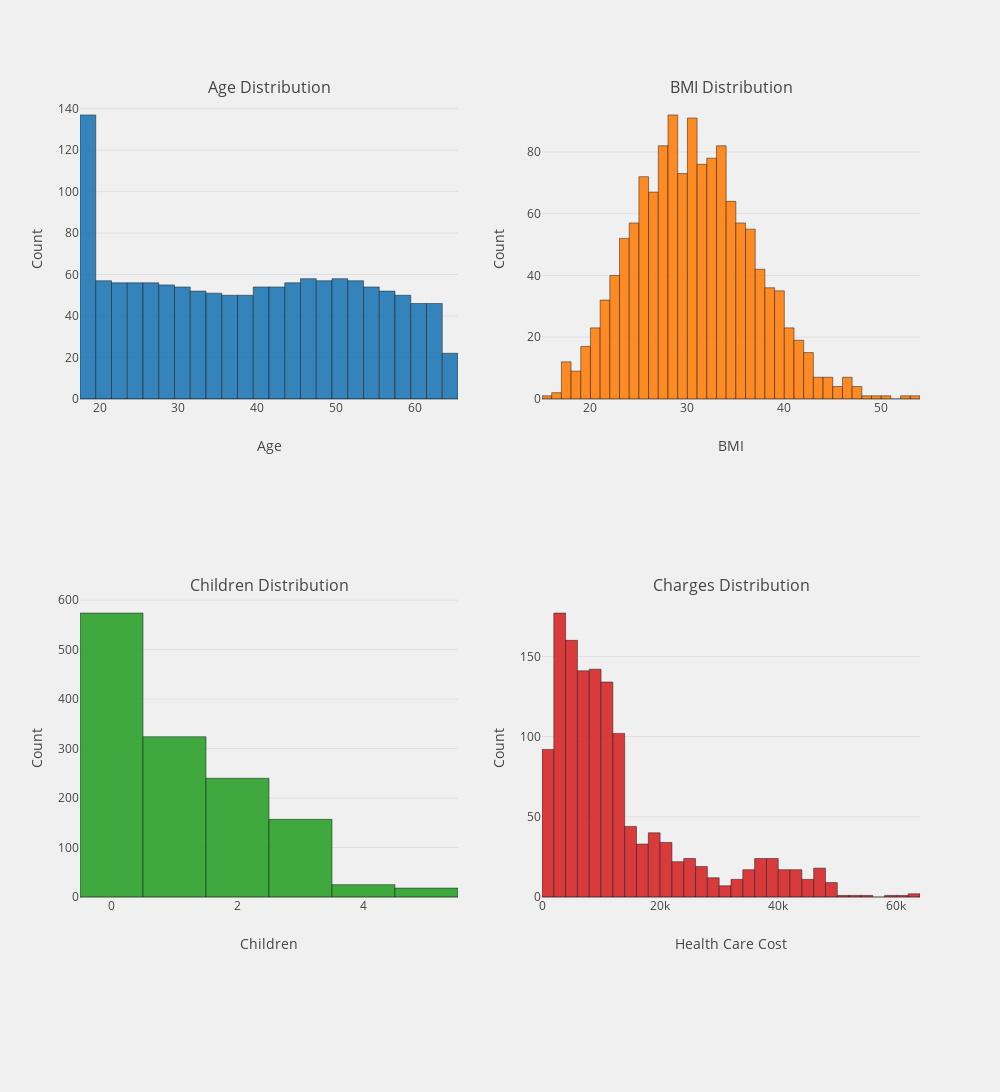

Write notebook code for a chart like this one.
### Markdown cell above
### 4.1 Distribution of age, bmi, children, charges

### Code cell
# function to plot histogram for a given column
def hist_plot(column,norm):
    
    trace = go.Histogram(x=medical[column],
                         histnorm = norm,
                         name = column,
                         marker = dict(line = dict(color="black", width=0.5)),
                         opacity = 0.9
                        )
    return trace

#subplots
fig = tls.make_subplots(rows=2, cols=2, subplot_titles = ('Age Distribution',
                                                                          'BMI Distribution',
                                                                           'Children Distribution',
                                                                            'Charges Distribution'
                                                                             )
                            )
                    
fig.append_trace(hist_plot("age",''),1,1)
fig.append_trace(hist_plot("bmi",''),1,2)
fig.append_trace(hist_plot("children",''),2,1)
fig.append_trace(hist_plot("charges",''),2,2)

fig["layout"].update(showlegend=False,
                         autosize = False,height = 1200,width = 1000,
                         plot_bgcolor = 'rgba(240,240,240, 0.95)',
                         paper_bgcolor = 'rgba(240,240,240, 0.95)',
                         margin = dict(b = 195))
                                               
fig["layout"]["xaxis1"].update(dict(title="Age"))
fig["layout"]["yaxis1"].update(dict(title="Count"))
fig["layout"]["xaxis2"].update(dict(title="BMI"))
fig["layout"]["yaxis2"].update(dict(title="Count"))
fig["layout"]["xaxis3"].update(dict(title="Children"))
fig["layout"]["yaxis3"].update(dict(title="Count"))
fig["layout"]["xaxis4"].update(dict(title="Health Care Cost"))
fig["layout"]["yaxis4"].update(dict(title="Count"))


py.iplot(fig)

### Figure 1 — Plotly figure (JSON) as saved in the notebook; plotly's stock layout.template omitted (floating-point values rounded to 4 significant figures; data arrays with more than 128 entries replaced by an {"elided": "..."} marker saying what was removed)
{"data": [{"histnorm": "", "marker": {"line": {"color": "black", "width": 0.5}}, "name": "age", "opacity": 0.9, "type": "histogram", "uid": "fc50b1b3-051f-4f00-94fe-aabb9f3a9a61", "x": {"elided": "1338 int values"}, "xaxis": "x", "yaxis": "y"}, {"histnorm": "", "marker": {"line": {"color": "black", "width": 0.5}}, "name": "bmi", "opacity": 0.9, "type": "histogram", "uid": "0f3c19dc-785c-4fc7-a8c5-c6b45c767ec6", "x": {"elided": "1338 float values"}, "xaxis": "x2", "yaxis": "y2"}, {"histnorm": "", "marker": {"line": {"color": "black", "width": 0.5}}, "name": "children", "opacity": 0.9, "type": "histogram", "uid": "bb5034bd-c42e-4390-beb6-e2cf34c6d005", "x": {"elided": "1338 int values"}, "xaxis": "x3", "yaxis": "y3"}, {"histnorm": "", "marker": {"line": {"color": "black", "width": 0.5}}, "name": "charges", "opacity": 0.9, "type": "histogram", "uid": "9c4884e8-4d60-4cf9-8768-abb5c7fecd2f", "x": {"elided": "1338 float values"}, "xaxis": "x4", "yaxis": "y4"}], "layout": {"annotations": [{"font": {"size": 16}, "showarrow": false, "text": "Age Distribution", "x": 0.225, "xanchor": "center", "xref": "paper", "y": 1, "yanchor": "bottom", "yref": "paper"}, {"font": {"size": 16}, "showarrow": false, "text": "BMI Distribution", "x": 0.775, "xanchor": "center", "xref": "paper", "y": 1, "yanchor": "bottom", "yref": "paper"}, {"font": {"size": 16}, "showarrow": false, "text": "Children Distribution", "x": 0.225, "xanchor": "center", "xref": "paper", "y": 0.375, "yanchor": "bottom", "yref": "paper"}, {"font": {"size": 16}, "showarrow": false, "text": "Charges Distribution", "x": 0.775, "xanchor": "center", "xref": "paper", "y": 0.375, "yanchor": "bottom", "yref": "paper"}], "autosize": false, "height": 1200, "margin": {"b": 195}, "paper_bgcolor": "rgba(240,240,240, 0.95)", "plot_bgcolor": "rgba(240,240,240, 0.95)", "showlegend": false, "width": 1000, "xaxis": {"anchor": "y", "domain": [0, 0.45], "title": {"text": "Age"}}, "xaxis2": {"anchor": "y2", "domain": [0.55, 1], "title": {"text": "BMI"}}, "xaxis3": {"anchor": "y3", "domain": [0, 0.45], "title": {"text": "Children"}}, "xaxis4": {"anchor": "y4", "domain": [0.55, 1], "title": {"text": "Health Care Cost"}}, "yaxis": {"anchor": "x", "domain": [0.625, 1], "title": {"text": "Count"}}, "yaxis2": {"anchor": "x2", "domain": [0.625, 1], "title": {"text": "Count"}}, "yaxis3": {"anchor": "x3", "domain": [0, 0.375], "title": {"text": "Count"}}, "yaxis4": {"anchor": "x4", "domain": [0, 0.375], "title": {"text": "Count"}}}}
